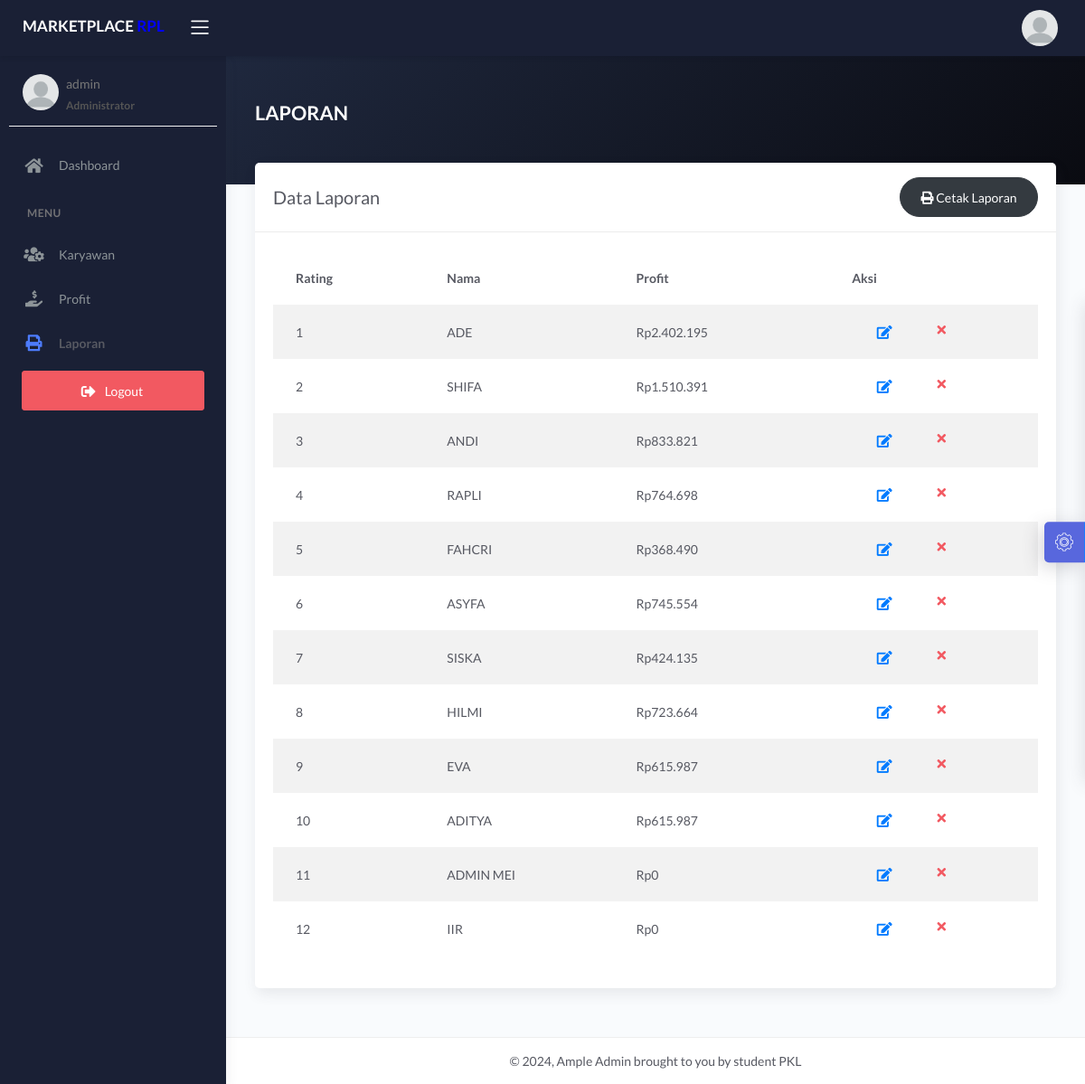
Page /admin/laporan.php (signed in) on the committed database.
### tables this page shows
CREATE TABLE `profit` (
  `id_profit` int(11) NOT NULL,
  `nama_karyawan` varchar(228) NOT NULL,
  `jml_profit` varchar(200) NOT NULL,
  `jml_order` int(20) NOT NULL,
  `jml_akun` int(20) NOT NULL
);

### admin/laporan.php (the view, shortened to what this page needs)
<?php
$title = 'Data Laporan';
require 'koneksi.php';
$query = "SELECT * FROM profit";
$data = mysqli_query($conn, $query);
require 'header.php';
?>
<div class="panel-header bg-dark-gradient">
    <div class="page-inner py-5">
        <div class="d-flex align-items-left align-items-md-center flex-column flex-md-row">
            <div>
                <h2 class="text-white pb-2 fw-bold">LAPORAN</h2>
            </div>
        </div>
    </div>
</div>
<div class="page-inner mt--5">
    <div class="row">
        <div class="col-md-12">
            <div class="card">
                <div class="card-header">
                    <div class="d-flex align-items-center">
                        <h4 class="card-title"><?= $title; ?></h4>
                        <a href="cetak.php" target="_blank" class="btn btn-dark btn-round ml-auto">
                            <i class="fas fa-print"></i>
                            Cetak Laporan
                        </a>
                    </div>
                </div>
                <div class="card-body">
                    <div class="table-responsive">
                        <table id="basic-datatableshd" class="display table table-striped table-hover">
                            <thead>
                                <tr>
                                    <th style="width: 7%">Rating</th>
                                    <th style="width: 10%">Nama</th>
                                    <th style="width: 10%">Profit</th>
                                    <th style="width: 5%">Aksi</th>
                                </tr>
                            </thead>
                            <tbody>
                                <?php
                                $no = 1;
                                if (mysqli_num_rows($data) > 0) {
                                    while ($profit = mysqli_fetch_assoc($data)) {
                                ?>
                                        <tr>
                                            <td><?= $no++; ?></td>
                                            <td><?= $profit['nama_karyawan']; ?></td>
                                            <td><?= $profit['jml_profit']; ?></td>
                                            <td>
                                                <div class="form-button-action">
                                                    <a href="edit_laporan.php?id=<?= $profit['id_profit']; ?>" type="button" data-toggle="tooltip" title="" class="btn btn-link btn-dark btn-lg" data-original-title="Edit">
                                                        <i class="fa fa-edit"></i>
                                                    </a>
                                                    <a href="hapus_laporan.php?id=<?= $profit['id_profit']; ?>" onclick="return confirm('Yakin hapus data?');" type="button" data-toggle="tooltip" title="" class="btn btn-link btn-danger" data-original-title="Hapus">
                                                        <i class="fa fa-times"></i>
                                                    </a>
                                                </div>
                                            </td>
                                        </tr>
                                <?php }
                                }
                                ?>
                            </tbody>
                        </table>
                    </div>
                </div>
            </div>
        </div>
</div>
</div>
<?php
require 'footer.php';
?>

### rows in the picture
profit: nama_karyawan "ADE", jml_profit "Rp2.402.195"
profit: nama_karyawan "SHIFA", jml_profit "Rp1.510.391"
profit: nama_karyawan "ANDI", jml_profit "Rp833.821"
profit: nama_karyawan "RAPLI", jml_profit "Rp764.698"
profit: nama_karyawan "FAHCRI", jml_profit "Rp368.490"
profit: nama_karyawan "ASYFA", jml_profit "Rp745.554"
profit: nama_karyawan "SISKA", jml_profit "Rp424.135"
profit: nama_karyawan "HILMI", jml_profit "Rp723.664"
profit: nama_karyawan "EVA", jml_profit "Rp615.987"
profit: nama_karyawan "ADITYA", jml_profit "Rp615.987"
profit: nama_karyawan "ADMIN MEI", jml_profit "Rp0"
profit: nama_karyawan "IIR", jml_profit "Rp0"

### other values in the picture
$_SESSION['username'] "admin"
$title "Data Laporan"
